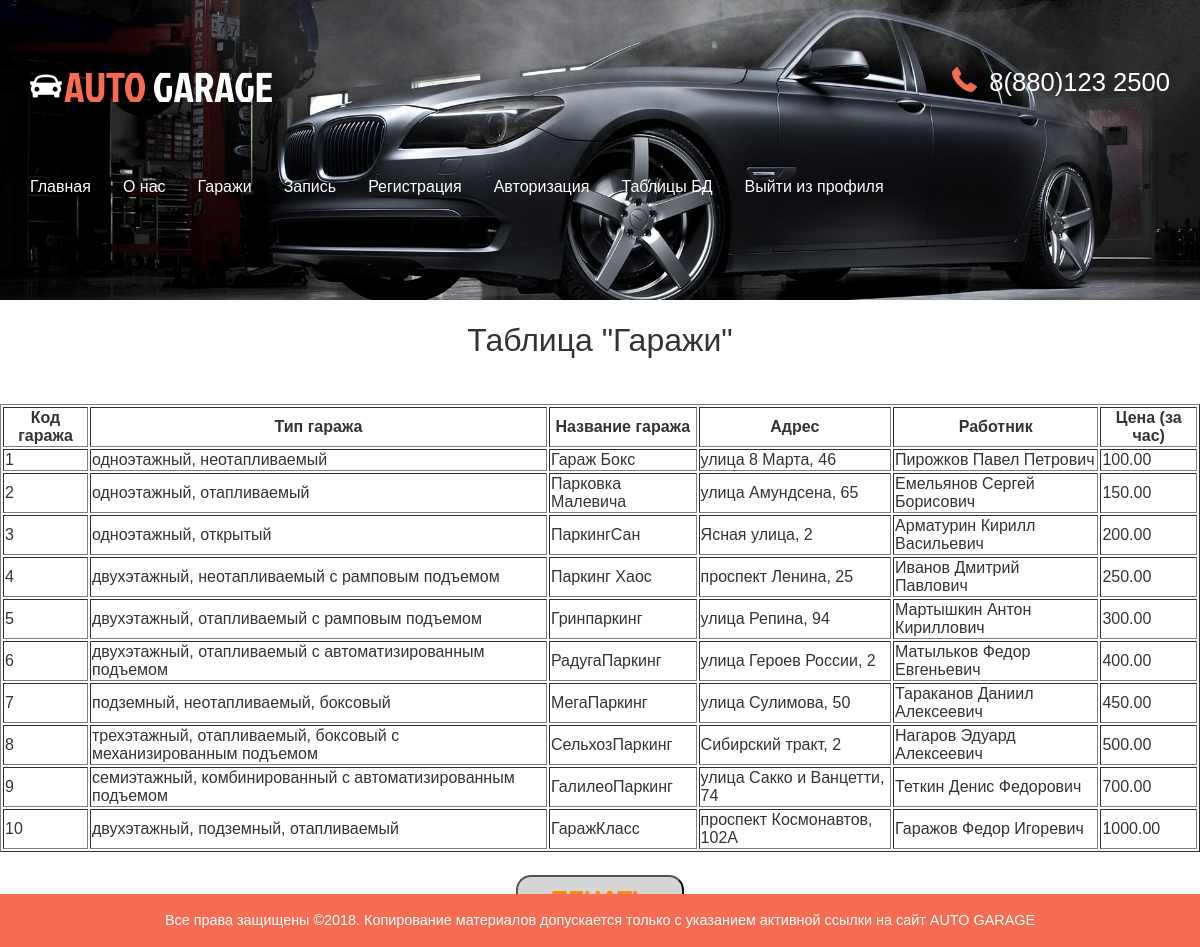
Page /garaji.php on the committed database.
### tables this page shows
CREATE TABLE `garaj` (
  `id_garaj` int(11) NOT NULL,
  `id_tip_garaja` int(11) NOT NULL,
  `name_garaj` varchar(50) NOT NULL,
  `id_add` int(11) NOT NULL,
  `id_sotrud` int(11) NOT NULL,
  `id_cena` int(11) NOT NULL
);

CREATE TABLE `tip_garaja` (
  `id_tip_garaj` int(11) NOT NULL,
  `tip_garaja` varchar(100) NOT NULL
);

CREATE TABLE `addres` (
  `id_add` int(11) NOT NULL,
  `id_garaj` int(11) NOT NULL,
  `addres` varchar(100) NOT NULL
);

CREATE TABLE `sotrudniki` (
  `id_sotrud` int(11) NOT NULL,
  `FIO` varchar(100) NOT NULL,
  `Doljnost` varchar(50) NOT NULL,
  `Addres` varchar(100) NOT NULL,
  `Phone` varchar(50) NOT NULL
);

CREATE TABLE `cena` (
  `id_stoimost` int(11) NOT NULL,
  `cena_za_chas` decimal(10,2) NOT NULL
);

### garaji.php (the view, shortened to what this page needs)
<?php include "base.php"; ?>
<html>
<head>
<link href="css/bootstrap.css" rel='stylesheet' type='text/css' />
<link href="css/style.css" rel='stylesheet' type='text/css' />
</head>
<body>
<div class="banner banner2">
	 <div class="container">
	     <div class="header">
			 <div class="logo">
				 <h1><a href="index.php"><img src="images/car.png" alt=""/>AUTO <span>GARAGE</span></a></h1>
			 </div>
			 <div class="top_details">
				 <p><span></span> 8(880)123 2500</p>
				 </div>
			 <div class="clearfix"></div>
		 </div>
		 <nav class="navbar navbar-default">
			 	 <div class="collapse navbar-collapse nav-wil" id="bs-example-navbar-collapse-1">
				  <ul class="nav navbar-nav">
					<li><a href="admindex.php">Главная</a></li>
					<li><a href="admabout.php">О нас</a></li>
					<li><a href="admgallery.php">Гаражи</a></li>
					<li><a href="admzapis.php">Запись</a></li>
					<li><a href="admregistr.php">Регистрация</a></li>
					<li><a href="admautoriz.php">Авторизация</a></li>
					<li><a href="indexadmin.php">Таблицы БД</a></li>
					<li><a href="logout.php">Выйти из профиля</a></li>
				  </ul>
			 </div>
	      </nav>
	 </div>
</div>
<br><h1 align="center"> Таблица "Гаражи"</h1><br>
<table border=1 width=100% align="center">
 <tr>
<th>Код гаража</th>
<th>Тип гаража</th>
<th>Название гаража</th>
<th>Адрес</th>
<th>Работник</th>
<th>Цена (за час)</th>
</tr>
<?php
$result=mysqli_query($conn, "SELECT garaj.id_garaj, tip_garaja.tip_garaja, garaj.name_garaj, addres.addres, sotrudniki.FIO, cena.cena_za_chas
                     from garaj INNER JOIN tip_garaja
                     on garaj.id_tip_garaja = tip_garaja.id_tip_garaj
					 INNER JOIN addres on garaj.id_garaj=addres.id_garaj
					 INNER JOIN sotrudniki on garaj.id_sotrud=sotrudniki.id_sotrud
					 INNER JOIN cena on garaj.id_cena=cena.id_stoimost")
or die(mysqli_error());
$myrow =mysqli_fetch_array($result);
do{
echo "<tr>";
echo
"<td>".$myrow["id_garaj"].
"</td>\n <td>".$myrow["tip_garaja"].
"</td>\n <td>".$myrow["name_garaj"].
"</td>\n <td>".$myrow["addres"].
"</td>\n <td>".$myrow["FIO"].
"</td>\n <td>".$myrow["cena_za_chas"].
"</td>\n";
echo "</tr>\n";
}
while ($myrow =mysqli_fetch_array($result));
?>
<br></table>
<br><center><button href="javascript://" onclick="print();" class="but2">Печать</button></center><br>
		<div class="footer2">
	 	      <div class="col-md-8 ftr2-bottom">
			<p>Все права защищены &copy<?php echo date("Y") ?>.  Копирование материалов допускается только с указанием активной ссылки на сайт <a href="index.php">AUTO GARAGE</a></p>
	 </div>
</div>
</body>
</html>

### css/style.css (style rules this page uses)
h4, h5, h6, h1, h2, h3 { margin: 0; }
ul, ol { margin: 0; padding:0; }
p { margin: 0; }
html, body { font-family: arial; font-size: 100%; background: #ffffff; height:100%; }
body a { transition:0.5s all; -webkit-transition:0.5s all; -moz-transition:0.5s all; -o-transition:0.5s all; -ms-transition:0.5s all; }
.banner { background:url(../images/bg4.jpg) no-repeat 0px -120px; background-size:cover; min-height:800px; }
.header { margin-top:4em; }
.logo { float:left; }
.logo h1 a { color:#F66C53; text-decoration:none; font-family:'JockeyOne-Regular'; font-size:1.3em; font-weight: normal; }
.logo h1 a img { margin-right:2px; vertical-align:initial; }
.logo h1 a span { color:#fff; }
.top_details { float:right; }
.top_details p { color:#fff; font-size:1.6em; margin-bottom:0.5em; }
.top_details p span { background: url(../images/phn.png) no-repeat 0px 0px; width: 25px; height: 29px; display: inline-block; margin-right: 5px; vertical-align: text-bottom; }
.navbar-default { background:none; border:none; }
.navbar-default ul li { display:inline-block; }
.navbar-default ul li a { display:block; color:#fff; text-decoration:none; padding:0 2em 0 0; }
.navbar-default .navbar-nav > li > a { color:#fff; }
.navbar-collapse { padding:0; }
.navbar { margin:4em 0; }
.footer2 { margin: 0px; position: fixed; left: 0; right: 0; bottom: 0; width: 100%; }
.ftr2-bottom { background: #F66C53; width:100%; padding:1em 0; text-align:center; margin: 0px;yyy }
.ftr2-bottom p { color: #fff; font-size: 0.9em; text-align:center; }
.ftr2-bottom p a { color:#fff; }
.banner2 { background: url(../images/bg4.jpg) no-repeat 0px -192px; background-size: cover; min-height: 300px; }

### rows in the picture
garaj: id_garaj "1", id_tip_garaja.tip_garaja "одноэтажный, неотапливаемый", name_garaj "Гараж Бокс", addres.addres "улица 8 Марта, 46", id_sotrud.FIO "Пирожков Павел Петрович", id_cena.cena_za_chas "100.00"
garaj: id_garaj "2", id_tip_garaja.tip_garaja "одноэтажный, отапливаемый", name_garaj "Парковка Малевича", addres.addres "улица Амундсена, 65", id_sotrud.FIO "Емельянов Сергей Борисович", id_cena.cena_za_chas "150.00"
garaj: id_garaj "3", id_tip_garaja.tip_garaja "одноэтажный, открытый", name_garaj "ПаркингСан", id_add.addres "Ясная улица, 2", id_sotrud.FIO "Арматурин Кирилл Васильевич", id_cena.cena_za_chas "200.00"
garaj: id_garaj "4", id_tip_garaja.tip_garaja "двухэтажный, неотапливаемый с рамповым подъемом", name_garaj "Паркинг Хаос", id_add.addres "проспект Ленина, 25", id_sotrud.FIO "Иванов Дмитрий Павлович", id_cena.cena_za_chas "250.00"
garaj: id_garaj "5", id_tip_garaja.tip_garaja "двухэтажный, отапливаемый с рамповым подъемом", name_garaj "Гринпаркинг", id_add.addres "улица Репина, 94", id_sotrud.FIO "Мартышкин Антон Кириллович", id_cena.cena_za_chas "300.00"
garaj: id_garaj "6", id_tip_garaja.tip_garaja "двухэтажный, отапливаемый с автоматизированным подъемом", name_garaj "РадугаПаркинг", id_add.addres "улица Героев России, 2", id_sotrud.FIO "Матыльков Федор Евгеньевич", id_cena.cena_za_chas "400.00"
garaj: id_garaj "7", id_tip_garaja.tip_garaja "подземный, неотапливаемый, боксовый", name_garaj "МегаПаркинг", id_add.addres "улица Сулимова, 50", id_sotrud.FIO "Тараканов Даниил Алексеевич", id_cena.cena_za_chas "450.00"
garaj: id_garaj "8", id_tip_garaja.tip_garaja "трехэтажный, отапливаемый, боксовый с механизированным подъемом", name_garaj "СельхозПаркинг", id_add.addres "Сибирский тракт, 2", id_sotrud.FIO "Нагаров Эдуард Алексеевич", id_cena.cena_za_chas "500.00"
garaj: id_garaj "9", id_tip_garaja.tip_garaja "семиэтажный, комбинированный с автоматизированным подъемом", name_garaj "ГалилеоПаркинг", id_add.addres "улица Сакко и Ванцетти, 74", id_sotrud.FIO "Теткин Денис Федорович", id_cena.cena_za_chas "700.00"
garaj: id_garaj "10", id_tip_garaja.tip_garaja "двухэтажный, подземный, отапливаемый", name_garaj "ГаражКласс", id_add.addres "проспект Космонавтов, 102А", id_sotrud.FIO "Гаражов Федор Игоревич", id_cena.cena_za_chas "1000.00"
